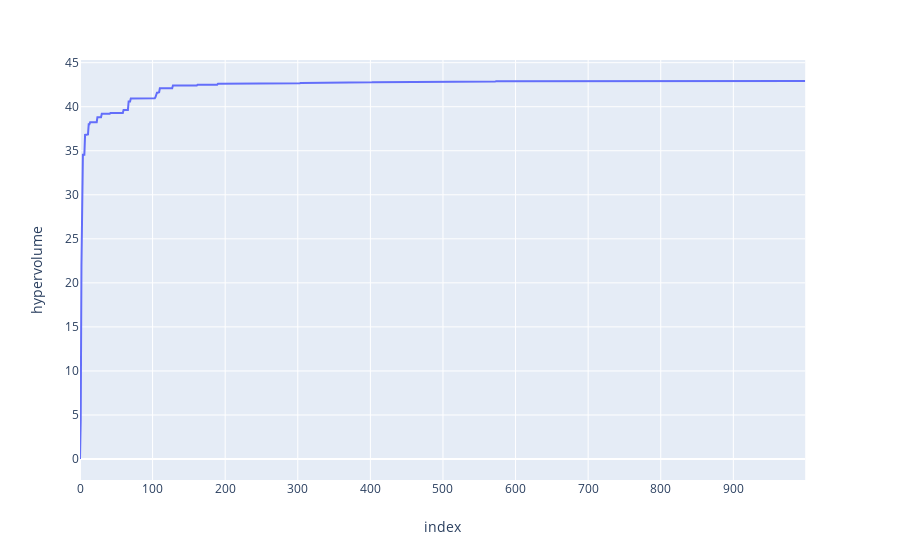

The cell this chart's notebook holds for it:
### Code cell
px.line(df, x="index", y="hypervolume", render_mode="svg")

### Figure 1 — Plotly figure (JSON) as saved in the notebook; plotly's stock layout.template omitted (floating-point values rounded to 4 significant figures; data arrays with more than 128 entries replaced by an {"elided": "..."} marker saying what was removed)
{"data": [{"hoverlabel": {"namelength": 0}, "hovertemplate": "index=%{x}<br>hypervolume=%{y}", "legendgroup": "", "line": {"color": "#636efa", "dash": "solid"}, "mode": "lines", "name": "", "showlegend": false, "type": "scatter", "x": {"elided": "1000 int values"}, "xaxis": "x", "y": {"elided": "1000 float values"}, "yaxis": "y"}], "layout": {"autosize": true, "legend": {"tracegroupgap": 0}, "margin": {"t": 60}, "xaxis": {"anchor": "y", "autorange": true, "domain": [0, 0.98], "range": [0, 999], "title": {"text": "index"}, "type": "linear"}, "yaxis": {"anchor": "x", "autorange": true, "domain": [0, 1], "range": [-2.385, 45.31], "title": {"text": "hypervolume"}, "type": "linear"}}}
